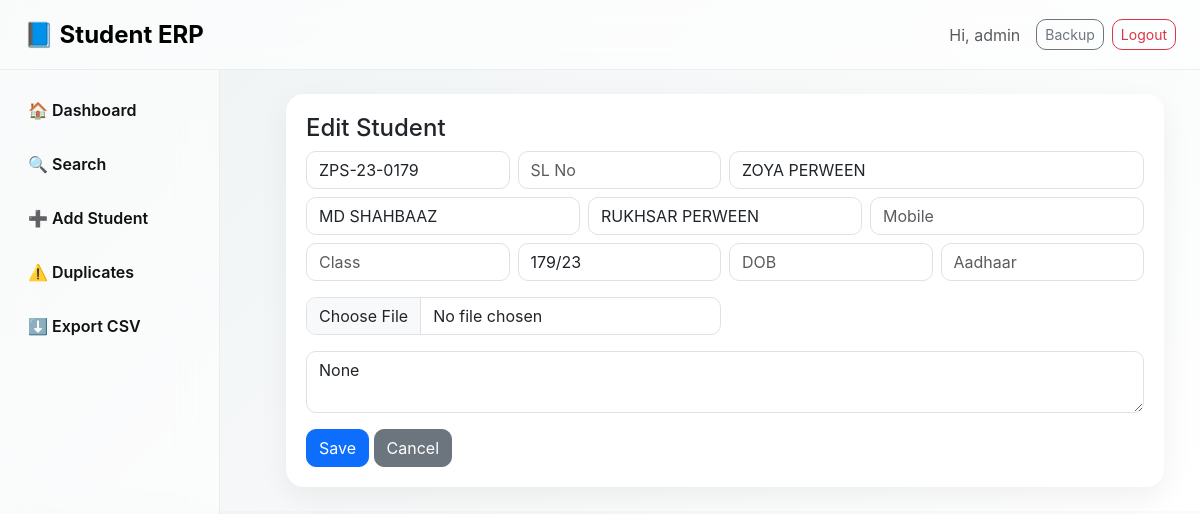
The page /student/2/edit (signed in) on the database its author committed.
### tables this page shows
CREATE TABLE users (
        id INTEGER PRIMARY KEY AUTOINCREMENT,
        username TEXT UNIQUE,
        password_hash TEXT,
        role TEXT,
        full_name TEXT,
        created_at TEXT
    );

CREATE TABLE students (
        id INTEGER PRIMARY KEY AUTOINCREMENT,
        stable_id TEXT UNIQUE,
        school_id TEXT,
        sl_no TEXT,
        student_name TEXT,
        father_name TEXT,
        mother_name TEXT,
        sex_cast TEXT,
        dob TEXT,
        aadhaar_no TEXT,
        mobile_no TEXT,
        admission_class TEXT,
        admission_no TEXT,
        blood_group TEXT,
        address TEXT,
        category TEXT,
        religion TEXT,
        prev_school TEXT,
        transport_required INTEGER DEFAULT 0,
        medical_issues TEXT,
        emergency_contact TEXT,
        photo TEXT,
        remarks TEXT,
        status TEXT DEFAULT 'active',
        created_at TEXT,
        updated_at TEXT
    );

### app.py (the view)
@app.route("/student/<int:student_id>/edit", methods=["GET", "POST"])
@login_required
def edit_student(student_id):
    conn = get_conn()
    cur = conn.cursor()
    if request.method == "POST":
        form = request.form
        f = request.files.get("photo")
        photo = None
        if f and allowed_file(f.filename):
            fn = secure_filename(f.filename)
            fn = f"{datetime.now(timezone.utc).strftime('%Y%m%d%H%M%S')}_{fn}"
            f.save(os.path.join(app.config["UPLOAD_FOLDER"], fn))
            photo = fn
        updates = []
        params = []
        fields = ["school_id","sl_no","student_name","father_name","mother_name","sex_cast","dob","aadhaar_no","mobile_no","admission_class","admission_no","blood_group","address","category","religion","prev_school","medical_issues","emergency_contact","status"]
        for fld in fields:
            updates.append(f"{fld}=?")
            params.append(form.get(fld, ""))
        updates.append("transport_required=?")
        params.append(1 if form.get("transport_required") == "on" else 0)
        updates.append("updated_at=?")
        params.append(now_ts())
        if photo:
            updates.insert(0, "photo=?"); params.insert(0, photo)
        params.append(student_id)
        sql = "UPDATE students SET " + ",".join(updates) + " WHERE id=?"
        cur.execute(sql, params)
        remark_text = form.get("new_remark", "").strip()
        if remark_text:
            cur.execute("INSERT INTO remarks (student_id,author,role,text,created_at) VALUES (?,?,?,?,?)",
                        (student_id, current_user.username, current_user.role, remark_text, now_ts()))
        conn.commit()
        conn.close()
        record_audit(current_user.username, "UPDATE", student_id, f"Edited student {student_id}")
        flash("Student updated", "success")
        return redirect(url_for("view_student", student_id=student_id))
    else:
        cur.execute("SELECT * FROM students WHERE id=?", (student_id,))
        s = cur.fetchone()
        conn.close()
        return render_template("add_edit.html", mode="edit", student=s)

### app.py (called while the page is built)
def get_conn():
    conn = sqlite3.connect(DB_PATH)
    conn.row_factory = sqlite3.Row
    return conn

@login_manager.user_loader
def load_user(user_id):
    conn = get_conn()
    cur = conn.cursor()
    cur.execute("SELECT id,username,role FROM users WHERE id=?", (user_id,))
    r = cur.fetchone()
    conn.close()
    if not r:
        return None
    return User(r["id"], r["username"], r["role"])

### templates/add_edit.html
{% extends "layout.html" %}
{% block content %}
<div class="apple-card mx-auto" style="max-width:900px">
  <h4>{{ 'Add Student' if mode=='add' else 'Edit Student' }}</h4>
  <form method="post" enctype="multipart/form-data">
    <div class="row g-2">
      <div class="col-md-3"><input class="form-control" name="school_id" placeholder="School ID" value="{{ student['school_id'] if student else '' }}"></div>
      <div class="col-md-3"><input class="form-control" name="sl_no" placeholder="SL No" value="{{ student['sl_no'] if student else '' }}"></div>
      <div class="col-md-6"><input class="form-control" name="student_name" placeholder="Student Name" value="{{ student['student_name'] if student else '' }}" required></div>
      <div class="col-md-4 mt-2"><input class="form-control" name="father_name" placeholder="Father" value="{{ student['father_name'] if student else '' }}"></div>
      <div class="col-md-4 mt-2"><input class="form-control" name="mother_name" placeholder="Mother" value="{{ student['mother_name'] if student else '' }}"></div>
      <div class="col-md-4 mt-2"><input class="form-control" name="mobile_no" placeholder="Mobile" value="{{ student['mobile_no'] if student else '' }}"></div>
      <div class="col-md-3 mt-2"><input class="form-control" name="admission_class" placeholder="Class" value="{{ student['admission_class'] if student else '' }}"></div>
      <div class="col-md-3 mt-2"><input class="form-control" name="admission_no" placeholder="Admission No" value="{{ student['admission_no'] if student else '' }}"></div>
      <div class="col-md-3 mt-2"><input class="form-control" name="dob" placeholder="DOB" value="{{ student['dob'] if student else '' }}"></div>
      <div class="col-md-3 mt-2"><input class="form-control" name="aadhaar_no" placeholder="Aadhaar" value="{{ student['aadhaar_no'] if student else '' }}"></div>
      <div class="col-md-6 mt-3">
        <input class="form-control" type="file" name="photo" accept="image/*">
      </div>
      <div class="col-12 mt-3">
        <textarea class="form-control" name="remarks" placeholder="Remarks">{{ student['remarks'] if student else '' }}</textarea>
      </div>
      <div class="col-12 mt-3">
        <button class="btn btn-primary">{{ 'Create' if mode=='add' else 'Save' }}</button>
        <a class="btn btn-secondary" href="{{ url_for('search') }}">Cancel</a>
      </div>
    </div>
  </form>
</div>
{% endblock %}

### templates/layout.html (shortened to what this page needs)
<!doctype html>
<html>
<head>
  <link href="https://cdn.jsdelivr.net/npm/bootstrap@5.3.2/dist/css/bootstrap.min.css" rel="stylesheet">
  <link rel="stylesheet" href="/static/css/main.css">
</head>
<body class="app-body">
<nav class="navbar navbar-expand-lg glass-nav px-4">
  <a class="navbar-brand fw-bold fs-4" href="{{ url_for('dashboard') }}">📘 Student ERP</a>
  <div class="ms-auto d-flex align-items-center">
    <span class="me-3 text-muted">Hi, {{ current_user.username }}</span>
    <a class="btn btn-outline-secondary btn-sm me-2" href="{{ url_for('backup_db') }}">Backup</a>
    <a class="btn btn-outline-danger btn-sm" href="{{ url_for('logout') }}">Logout</a>
  </div>
</nav>
<div class="sidebar" id="sidebar">
  <div class="sidebar-inner">
    <a class="side-link" href="{{ url_for('dashboard') }}">🏠 Dashboard</a>
    <a class="side-link" href="{{ url_for('search') }}">🔍 Search</a>
    <a class="side-link" href="{{ url_for('add_student') }}">➕ Add Student</a>
    <a class="side-link" href="{{ url_for('find_duplicates') }}">⚠️ Duplicates</a>
    <a class="side-link" href="{{ url_for('export_csv') }}">⬇️ Export CSV</a>
  </div>
</div>
<div class="content-area" id="contentArea">
  <div class="container-fluid">
    {% block content %}{% endblock %}
  </div>
</div>
</body>
</html>

### static/css/main.css (style rules this page uses)
:root { --bg: linear-gradient(135deg,#eef2f3,#fff); --glass: rgba(255,255,255,0.65); --blur: blur(14px); --muted: #6b7280; --accent: #007aff; }
* { box-sizing:border-box }
body.app-body { background:var(--bg);font-family:-apple-system,BlinkMacSystemFont,'Segoe UI',Roboto,sans-serif;margin:0; }
.glass-nav { background:var(--glass);backdrop-filter:var(--blur);-webkit-backdrop-filter:var(--blur);border-bottom:1px solid rgba(0,0,0,0.06);height:70px;display:flex;align-items:center;padding:0 18px }
.sidebar { position:fixed;top:70px;left:0;width:220px;height:calc(100% - 70px);background:rgba(255,255,255,0.6);backdrop-filter:blur(18px);padding:18px;border-right:1px solid rgba(0,0,0,0.06) }
.sidebar-inner { display:flex;flex-direction:column;gap:10px }
.side-link { display:block;padding:10px;border-radius:10px;text-decoration:none;color:#111;font-weight:600 }
.content-area { margin-left:250px;padding:24px }
.apple-card { background:#fff;border-radius:18px;padding:20px;box-shadow:0 10px 30px rgba(0,0,0,0.06) }
.form-control { border-radius:10px }
.btn { border-radius:10px }

### rows shown on the page
users: username "admin"
students: school_id "ZPS-23-0179", student_name "ZOYA PERWEEN", father_name "MD SHAHBAAZ", mother_name "RUKHSAR PERWEEN", admission_no "179/23"

### other values the page prints
{{ 'Add Student' if mode=='add' else 'Edit Student' }} "Edit Student"
{{ 'Create' if mode=='add' else 'Save' }} "Save"
